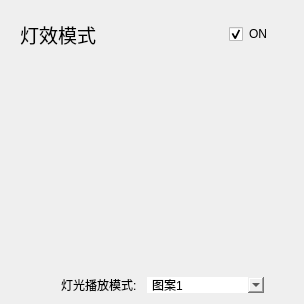
<?xml version="1.0" encoding="UTF-8"?>
<ui version="4.0">
 <class>ModuleEfMode</class>
 <widget class="QFrame" name="ModuleEfMode">
  <property name="geometry">
   <rect>
    <x>0</x>
    <y>0</y>
    <width>304</width>
    <height>304</height>
   </rect>
  </property>
  <property name="windowTitle">
   <string>Frame</string>
  </property>
  <property name="styleSheet">
   <string notr="true">border:none;</string>
  </property>
  <layout class="QVBoxLayout" name="verticalLayout_2">
   <property name="leftMargin">
    <number>20</number>
   </property>
   <property name="topMargin">
    <number>20</number>
   </property>
   <property name="rightMargin">
    <number>20</number>
   </property>
   <property name="bottomMargin">
    <number>10</number>
   </property>
   <item>
    <layout class="QHBoxLayout" name="horizontalLayout_2">
     <property name="rightMargin">
      <number>15</number>
     </property>
     <item>
      <widget class="QLabel" name="labelTitle1">
       <property name="font">
        <font>
         <family>MiSans</family>
         <pointsize>14</pointsize>
         <bold>false</bold>
        </font>
       </property>
       <property name="text">
        <string>灯效模式</string>
       </property>
      </widget>
     </item>
     <item>
      <spacer name="horizontalSpacer">
       <property name="orientation">
        <enum>Qt::Orientation::Horizontal</enum>
       </property>
       <property name="sizeHint" stdset="0">
        <size>
         <width>40</width>
         <height>20</height>
        </size>
       </property>
      </spacer>
     </item>
     <item>
      <widget class="ToggleButton" name="checkBoxEFMode">
       <property name="minimumSize">
        <size>
         <width>40</width>
         <height>20</height>
        </size>
       </property>
       <property name="maximumSize">
        <size>
         <width>40</width>
         <height>20</height>
        </size>
       </property>
       <property name="text">
        <string>ON</string>
       </property>
       <property name="checked">
        <bool>true</bool>
       </property>
      </widget>
     </item>
    </layout>
   </item>
   <item>
    <layout class="QVBoxLayout" name="verticalLayout" stretch="1,0">
     <property name="spacing">
      <number>5</number>
     </property>
     <property name="rightMargin">
      <number>0</number>
     </property>
     <item>
      <widget class="QScrollArea" name="scrollArea">
       <property name="focusPolicy">
        <enum>Qt::FocusPolicy::NoFocus</enum>
       </property>
       <property name="styleSheet">
        <string notr="true">background-color:transparent;</string>
       </property>
       <property name="widgetResizable">
        <bool>true</bool>
       </property>
       <widget class="QWidget" name="scrollAreaWidgetContents">
        <property name="geometry">
         <rect>
          <x>0</x>
          <y>0</y>
          <width>262</width>
          <height>215</height>
         </rect>
        </property>
        <property name="styleSheet">
         <string notr="true">background-color:transparent;</string>
        </property>
        <layout class="QVBoxLayout" name="verticalLayout_3">
         <property name="leftMargin">
          <number>0</number>
         </property>
         <property name="topMargin">
          <number>5</number>
         </property>
         <property name="rightMargin">
          <number>5</number>
         </property>
         <property name="bottomMargin">
          <number>5</number>
         </property>
        </layout>
       </widget>
      </widget>
     </item>
     <item>
      <layout class="QHBoxLayout" name="horizontalLayout">
       <property name="spacing">
        <number>10</number>
       </property>
       <property name="rightMargin">
        <number>20</number>
       </property>
       <item alignment="Qt::AlignmentFlag::AlignRight">
        <widget class="QLabel" name="labelPicture">
         <property name="text">
          <string>灯光播放模式:</string>
         </property>
        </widget>
       </item>
       <item>
        <widget class="QComboBox" name="comboBoxPic">
         <item>
          <property name="text">
           <string>图案1</string>
          </property>
         </item>
         <item>
          <property name="text">
           <string>图案2</string>
          </property>
         </item>
         <item>
          <property name="text">
           <string>图案3</string>
          </property>
         </item>
         <item>
          <property name="text">
           <string>图案4</string>
          </property>
         </item>
         <item>
          <property name="text">
           <string>图案5</string>
          </property>
         </item>
        </widget>
       </item>
      </layout>
     </item>
    </layout>
   </item>
  </layout>
 </widget>
 <customwidgets>
  <customwidget>
   <class>ToggleButton</class>
   <extends>QCheckBox</extends>
   <header>togglebutton.h</header>
  </customwidget>
 </customwidgets>
 <resources/>
 <connections/>
</ui>
